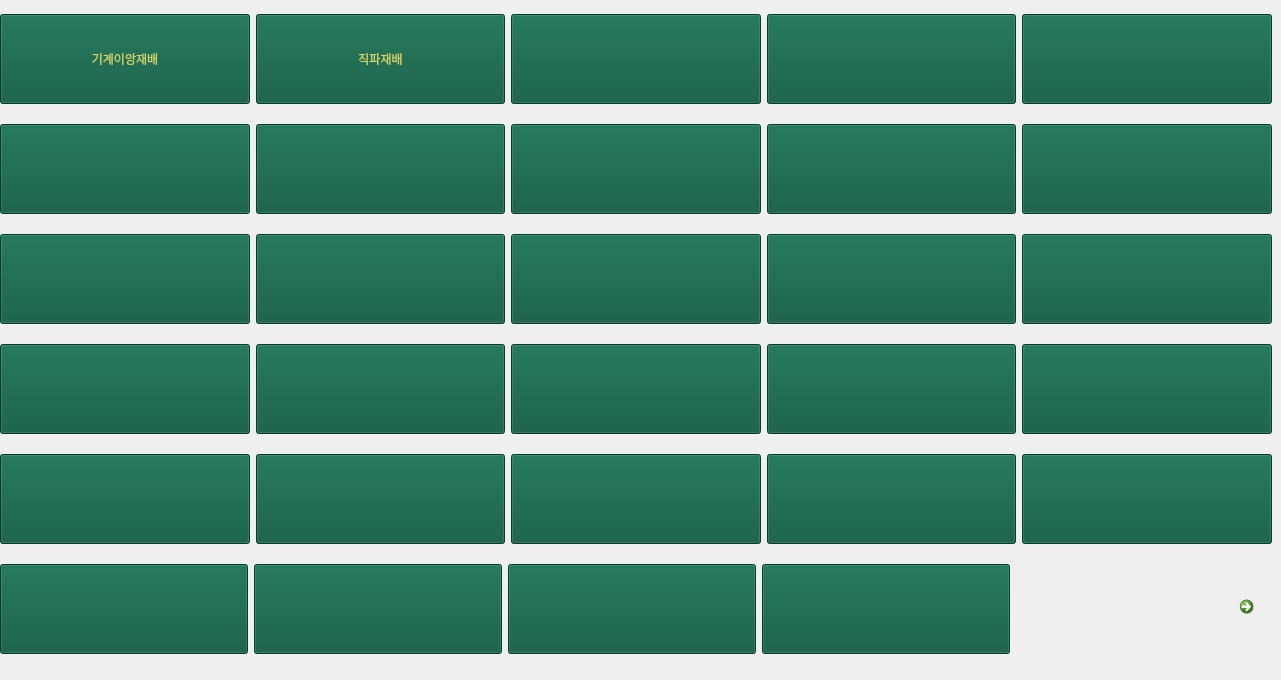
   <widget class="QWidget" name="tab1">
    <property name="toolTip">
     <string>&lt;html&gt;&lt;head/&gt;&lt;body&gt;&lt;p&gt;&lt;br/&gt;&lt;/p&gt;&lt;/body&gt;&lt;/html&gt;</string>
    </property>
    <property name="styleSheet">
     <string notr="true"/>
    </property>
    <attribute name="title">
     <string>벼</string>
    </attribute>
    <widget class="QWidget" name="layoutWidget_6">
     <property name="geometry">
      <rect>
       <x>0</x>
       <y>0</y>
       <width>1272</width>
       <height>671</height>
      </rect>
     </property>
     <layout class="QVBoxLayout" name="verticalLayout_2">
      <item>
       <layout class="QHBoxLayout" name="horizontalLayout_11">
        <item>
         <widget class="QPushButton" name="pushButton_223">
          <property name="minimumSize">
           <size>
            <width>0</width>
            <height>90</height>
           </size>
          </property>
          <property name="styleSheet">
           <string notr="true">background-color: rgb(7, 85, 59);
color: rgb(206, 212, 106);
font: 18pt &quot;Agency FB&quot;;</string>
          </property>
          <property name="text">
           <string>기계이앙재배</string>
          </property>
         </widget>
        </item>
        <item>
         <widget class="QPushButton" name="pushButton_222">
          <property name="minimumSize">
           <size>
            <width>0</width>
            <height>90</height>
           </size>
          </property>
          <property name="styleSheet">
           <string notr="true">background-color: rgb(7, 85, 59);
color: rgb(206, 212, 106);
font: 18pt &quot;Agency FB&quot;;</string>
          </property>
          <property name="text">
           <string>직파재배</string>
          </property>
         </widget>
        </item>
        <item>
         <widget class="QPushButton" name="pushButton_221">
          <property name="minimumSize">
           <size>
            <width>0</width>
            <height>90</height>
           </size>
          </property>
          <property name="styleSheet">
           <string notr="true">background-color: rgb(7, 85, 59);
color: rgb(206, 212, 106);
font: 18pt &quot;Agency FB&quot;;</string>
          </property>
          <property name="text">
           <string/>
          </property>
         </widget>
        </item>
        <item>
         <widget class="QPushButton" name="pushButton_220">
          <property name="minimumSize">
           <size>
            <width>0</width>
            <height>90</height>
           </size>
          </property>
          <property name="styleSheet">
           <string notr="true">background-color: rgb(7, 85, 59);
color: rgb(206, 212, 106);
font: 18pt &quot;Agency FB&quot;;</string>
          </property>
          <property name="text">
           <string/>
          </property>
         </widget>
        </item>
        <item>
         <widget class="QPushButton" name="pushButton_224">
          <property name="minimumSize">
           <size>
            <width>0</width>
            <height>90</height>
           </size>
          </property>
          <property name="styleSheet">
           <string notr="true">background-color: rgb(7, 85, 59);
color: rgb(206, 212, 106);
font: 18pt &quot;Agency FB&quot;;</string>
          </property>
          <property name="text">
           <string/>
          </property>
         </widget>
        </item>
       </layout>
      </item>
      <item>
       <layout class="QHBoxLayout" name="horizontalLayout_12">
        <item>
         <widget class="QPushButton" name="pushButton_227">
          <property name="minimumSize">
           <size>
            <width>0</width>
            <height>90</height>
           </size>
          </property>
          <property name="styleSheet">
           <string notr="true">background-color: rgb(7, 85, 59);
color: rgb(206, 212, 106);
font: 18pt &quot;Agency FB&quot;;</string>
          </property>
          <property name="text">
           <string/>
          </property>
         </widget>
        </item>
        <item>
         <widget class="QPushButton" name="pushButton_225">
          <property name="minimumSize">
           <size>
            <width>0</width>
            <height>90</height>
           </size>
          </property>
          <property name="styleSheet">
           <string notr="true">background-color: rgb(7, 85, 59);
color: rgb(206, 212, 106);
font: 18pt &quot;Agency FB&quot;;</string>
          </property>
          <property name="text">
           <string/>
          </property>
         </widget>
        </item>
        <item>
         <widget class="QPushButton" name="pushButton_228">
          <property name="minimumSize">
           <size>
            <width>0</width>
            <height>90</height>
           </size>
          </property>
          <property name="styleSheet">
           <string notr="true">background-color: rgb(7, 85, 59);
color: rgb(206, 212, 106);
font: 18pt &quot;Agency FB&quot;;</string>
          </property>
          <property name="text">
           <string/>
          </property>
         </widget>
        </item>
        <item>
         <widget class="QPushButton" name="pushButton_226">
          <property name="minimumSize">
           <size>
            <width>0</width>
            <height>90</height>
           </size>
          </property>
          <property name="styleSheet">
           <string notr="true">background-color: rgb(7, 85, 59);
color: rgb(206, 212, 106);
font: 18pt &quot;Agency FB&quot;;</string>
          </property>
          <property name="text">
           <string/>
          </property>
         </widget>
        </item>
        <item>
         <widget class="QPushButton" name="pushButton_229">
          <property name="minimumSize">
           <size>
            <width>0</width>
            <height>90</height>
           </size>
          </property>
          <property name="styleSheet">
           <string notr="true">background-color: rgb(7, 85, 59);
color: rgb(206, 212, 106);
font: 18pt &quot;Agency FB&quot;;</string>
          </property>
          <property name="text">
           <string/>
          </property>
         </widget>
        </item>
       </layout>
      </item>
      <item>
       <layout class="QHBoxLayout" name="horizontalLayout_13">
        <item>
         <widget class="QPushButton" name="pushButton_230">
          <property name="minimumSize">
           <size>
            <width>0</width>
            <height>90</height>
           </size>
          </property>
          <property name="styleSheet">
           <string notr="true">background-color: rgb(7, 85, 59);
color: rgb(206, 212, 106);
font: 18pt &quot;Agency FB&quot;;</string>
          </property>
          <property name="text">
           <string/>
          </property>
         </widget>
        </item>
        <item>
         <widget class="QPushButton" name="pushButton_233">
          <property name="minimumSize">
           <size>
            <width>0</width>
            <height>90</height>
           </size>
          </property>
          <property name="styleSheet">
           <string notr="true">background-color: rgb(7, 85, 59);
color: rgb(206, 212, 106);
font: 18pt &quot;Agency FB&quot;;</string>
          </property>
          <property name="text">
           <string/>
          </property>
         </widget>
        </item>
        <item>
         <widget class="QPushButton" name="pushButton_231">
          <property name="minimumSize">
           <size>
            <width>0</width>
            <height>90</height>
           </size>
          </property>
          <property name="styleSheet">
           <string notr="true">background-color: rgb(7, 85, 59);
color: rgb(206, 212, 106);
font: 18pt &quot;Agency FB&quot;;</string>
          </property>
          <property name="text">
           <string/>
          </property>
         </widget>
        </item>
        <item>
         <widget class="QPushButton" name="pushButton_232">
          <property name="minimumSize">
           <size>
            <width>0</width>
            <height>90</height>
           </size>
          </property>
          <property name="styleSheet">
           <string notr="true">background-color: rgb(7, 85, 59);
color: rgb(206, 212, 106);
font: 18pt &quot;Agency FB&quot;;</string>
          </property>
          <property name="text">
           <string/>
          </property>
         </widget>
        </item>
        <item>
         <widget class="QPushButton" name="pushButton_234">
          <property name="minimumSize">
           <size>
            <width>0</width>
            <height>90</height>
           </size>
          </property>
          <property name="styleSheet">
           <string notr="true">background-color: rgb(7, 85, 59);
color: rgb(206, 212, 106);
font: 18pt &quot;Agency FB&quot;;</string>
          </property>
          <property name="text">
           <string/>
          </property>
         </widget>
        </item>
       </layout>
      </item>
      <item>
       <layout class="QHBoxLayout" name="horizontalLayout_14">
        <item>
         <widget class="QPushButton" name="pushButton_237">
          <property name="minimumSize">
           <size>
            <width>0</width>
            <height>90</height>
           </size>
          </property>
          <property name="styleSheet">
           <string notr="true">background-color: rgb(7, 85, 59);
color: rgb(206, 212, 106);
font: 18pt &quot;Agency FB&quot;;</string>
          </property>
          <property name="text">
           <string/>
          </property>
         </widget>
        </item>
        <item>
         <widget class="QPushButton" name="pushButton_235">
          <property name="minimumSize">
           <size>
            <width>0</width>
            <height>90</height>
           </size>
          </property>
          <property name="styleSheet">
           <string notr="true">background-color: rgb(7, 85, 59);
color: rgb(206, 212, 106);
font: 18pt &quot;Agency FB&quot;;</string>
          </property>
          <property name="text">
           <string/>
          </property>
         </widget>
        </item>
        <item>
         <widget class="QPushButton" name="pushButton_236">
          <property name="minimumSize">
           <size>
            <width>0</width>
            <height>90</height>
           </size>
          </property>
          <property name="styleSheet">
           <string notr="true">background-color: rgb(7, 85, 59);
color: rgb(206, 212, 106);
font: 18pt &quot;Agency FB&quot;;</string>
          </property>
          <property name="text">
           <string/>
          </property>
         </widget>
        </item>
        <item>
         <widget class="QPushButton" name="pushButton_238">
          <property name="minimumSize">
           <size>
            <width>0</width>
            <height>90</height>
           </size>
          </property>
          <property name="styleSheet">
           <string notr="true">background-color: rgb(7, 85, 59);
color: rgb(206, 212, 106);
font: 18pt &quot;Agency FB&quot;;</string>
          </property>
          <property name="text">
           <string/>
          </property>
         </widget>
        </item>
        <item>
         <widget class="QPushButton" name="pushButton_239">
          <property name="minimumSize">
           <size>
            <width>0</width>
            <height>90</height>
           </size>
          </property>
          <property name="styleSheet">
           <string notr="true">background-color: rgb(7, 85, 59);
color: rgb(206, 212, 106);
font: 18pt &quot;Agency FB&quot;;</string>
          </property>
          <property name="text">
           <string/>
          </property>
         </widget>
        </item>
       </layout>
      </item>
      <item>
       <layout class="QHBoxLayout" name="horizontalLayout_15">
        <item>
         <widget class="QPushButton" name="pushButton_243">
          <property name="minimumSize">
           <size>
            <width>0</width>
            <height>90</height>
           </size>
          </property>
          <property name="styleSheet">
           <string notr="true">background-color: rgb(7, 85, 59);
color: rgb(206, 212, 106);
font: 18pt &quot;Agency FB&quot;;</string>
          </property>
          <property name="text">
           <string/>
          </property>
         </widget>
        </item>
        <item>
         <widget class="QPushButton" name="pushButton_242">
          <property name="minimumSize">
           <size>
            <width>0</width>
            <height>90</height>
           </size>
          </property>
          <property name="styleSheet">
           <string notr="true">background-color: rgb(7, 85, 59);
color: rgb(206, 212, 106);
font: 18pt &quot;Agency FB&quot;;</string>
          </property>
          <property name="text">
           <string/>
          </property>
         </widget>
        </item>
        <item>
         <widget class="QPushButton" name="pushButton_241">
          <property name="minimumSize">
           <size>
            <width>0</width>
            <height>90</height>
           </size>
          </property>
          <property name="styleSheet">
           <string notr="true">background-color: rgb(7, 85, 59);
color: rgb(206, 212, 106);
font: 18pt &quot;Agency FB&quot;;</string>
          </property>
          <property name="text">
           <string/>
          </property>
         </widget>
        </item>
        <item>
         <widget class="QPushButton" name="pushButton_240">
          <property name="minimumSize">
           <size>
            <width>0</width>
            <height>90</height>
           </size>
          </property>
          <property name="styleSheet">
           <string notr="true">background-color: rgb(7, 85, 59);
color: rgb(206, 212, 106);
font: 18pt &quot;Agency FB&quot;;</string>
          </property>
          <property name="text">
           <string/>
          </property>
         </widget>
        </item>
        <item>
         <widget class="QPushButton" name="pushButton_244">
          <property name="minimumSize">
           <size>
            <width>0</width>
            <height>90</height>
           </size>
          </property>
          <property name="styleSheet">
           <string notr="true">background-color: rgb(7, 85, 59);
color: rgb(206, 212, 106);
font: 18pt &quot;Agency FB&quot;;</string>
          </property>
          <property name="text">
           <string/>
          </property>
         </widget>
        </item>
       </layout>
      </item>
      <item>
       <layout class="QHBoxLayout" name="horizontalLayout_16">
        <item>
         <widget class="QPushButton" name="pushButton_247">
          <property name="minimumSize">
           <size>
            <width>248</width>
            <height>90</height>
           </size>
          </property>
          <property name="styleSheet">
           <string notr="true">background-color: rgb(7, 85, 59);
color: rgb(206, 212, 106);
font: 18pt &quot;Agency FB&quot;;</string>
          </property>
          <property name="text">
           <string/>
          </property>
         </widget>
        </item>
        <item>
         <widget class="QPushButton" name="pushButton_248">
          <property name="minimumSize">
           <size>
            <width>248</width>
            <height>90</height>
           </size>
          </property>
          <property name="styleSheet">
           <string notr="true">background-color: rgb(7, 85, 59);
color: rgb(206, 212, 106);
font: 18pt &quot;Agency FB&quot;;</string>
          </property>
          <property name="text">
           <string/>
          </property>
         </widget>
        </item>
        <item>
         <widget class="QPushButton" name="pushButton_246">
          <property name="minimumSize">
           <size>
            <width>248</width>
            <height>90</height>
           </size>
          </property>
          <property name="styleSheet">
           <string notr="true">background-color: rgb(7, 85, 59);
color: rgb(206, 212, 106);
font: 18pt &quot;Agency FB&quot;;</string>
          </property>
          <property name="text">
           <string/>
          </property>
         </widget>
        </item>
        <item>
         <widget class="QPushButton" name="pushButton_245">
          <property name="minimumSize">
           <size>
            <width>248</width>
            <height>90</height>
           </size>
          </property>
          <property name="styleSheet">
           <string notr="true">background-color: rgb(7, 85, 59);
color: rgb(206, 212, 106);
font: 18pt &quot;Agency FB&quot;;</string>
          </property>
          <property name="text">
           <string/>
          </property>
         </widget>
        </item>
        <item>
         <spacer name="horizontalSpacer_2">
          <property name="orientation">
           <enum>Qt::Horizontal</enum>
          </property>
          <property name="sizeHint" stdset="0">
           <size>
            <width>40</width>
            <height>20</height>
           </size>
          </property>
         </spacer>
        </item>
        <item>
         <widget class="QCommandLinkButton" name="commandLinkButton_1">
          <property name="maximumSize">
           <size>
            <width>40</width>
            <height>40</height>
           </size>
          </property>
          <property name="styleSheet">
           <string notr="true">background-color: rgb(7, 85, 59);
color:rgb(206, 212, 106);
</string>
          </property>
          <property name="text">
           <string/>
          </property>
         </widget>
        </item>
       </layout>
      </item>
     </layout>
    </widget>
   </widget>
